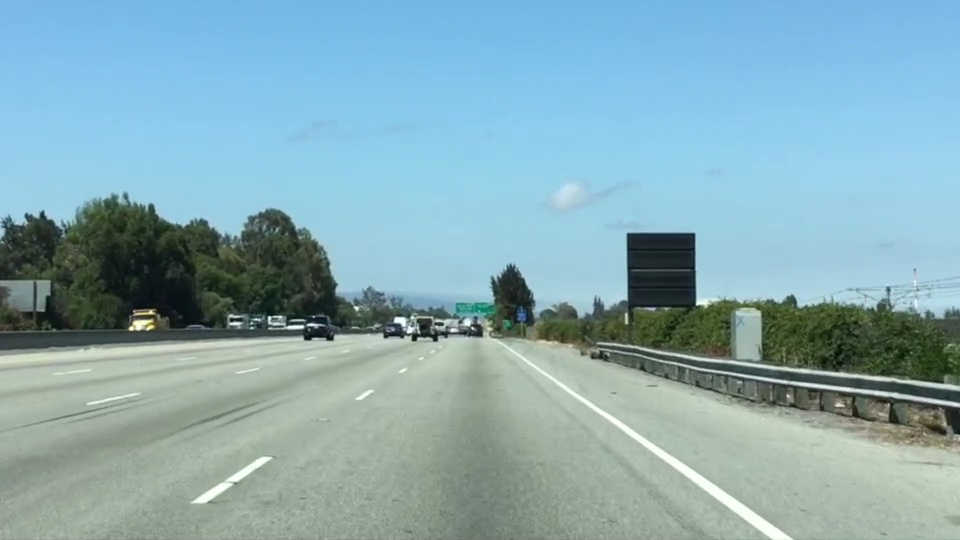
#> input picture computer_vision_part_1/image_lane_c.jpg, 960 x 540 px, given in place of the camera
$ jupyter execute edge_detection_webcam.ipynb   (older library calls are emulated)   (text cells are left out)
#> lines starting #> are read from the running program, lines starting #| are printed output that depends on the picture; after the words box and inside, x2 and y2 are one past the last pixel; in counts of white or black regions, pixels touching at a corner belong together
#> further down, frame is the input picture: shape (540, 960, 3); mean B, G, R 179.2, 171.1, 135.5
[cell 1]
import sys

[cell 2]
import matplotlib.image as mpimg
import matplotlib.pyplot as plt
import numpy as np
import cv2

[cell 3]
# Get image from webcame and apply Canny method
def LiveCamEdgeDetection_canny(image_color):

    threshold_1 = 30
    threshold_2 = 80
    image_gray = cv2.cvtColor(image_color, cv2.COLOR_BGR2GRAY)
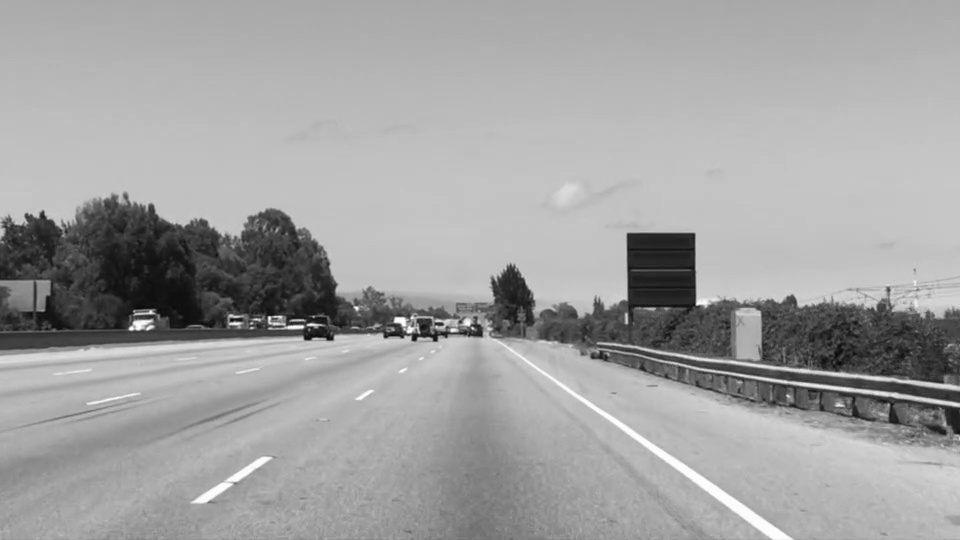
#> image_gray: shape (540, 960); min 6, max 254, mean 161.4
    canny = cv2.Canny(image_gray, threshold_1, threshold_2)
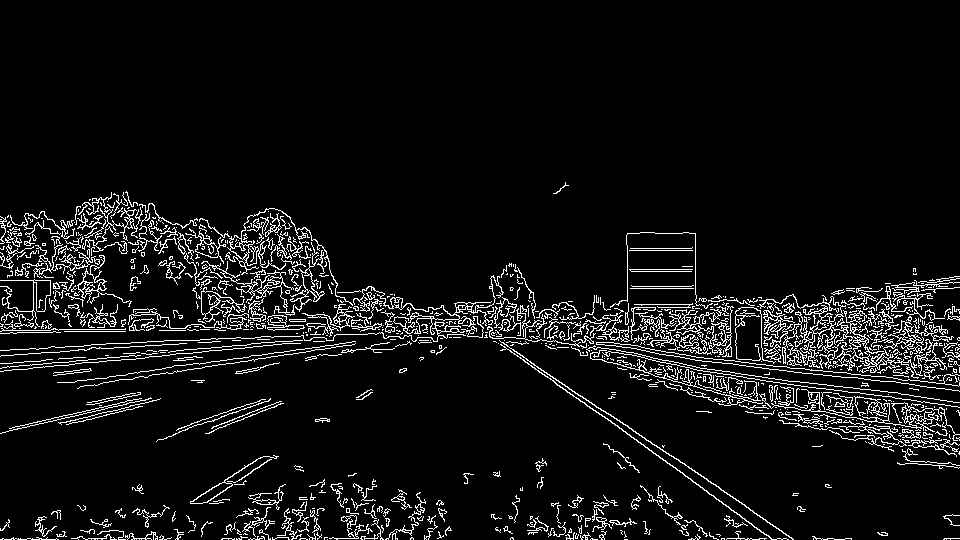
#> canny: shape (540, 960); 6.9% white in thin lines or dots, all inside (x1, y1, x2, y2) = (0, 182, 960, 540)

    return canny

[cell 4]
def LiveCamEdgeDetection_Laplace(image_color):

    image_gray = cv2.cvtColor(image_color, cv2.COLOR_BGR2GRAY)
    laplacian = cv2.Laplacian(image_gray, cv2.CV_64F)
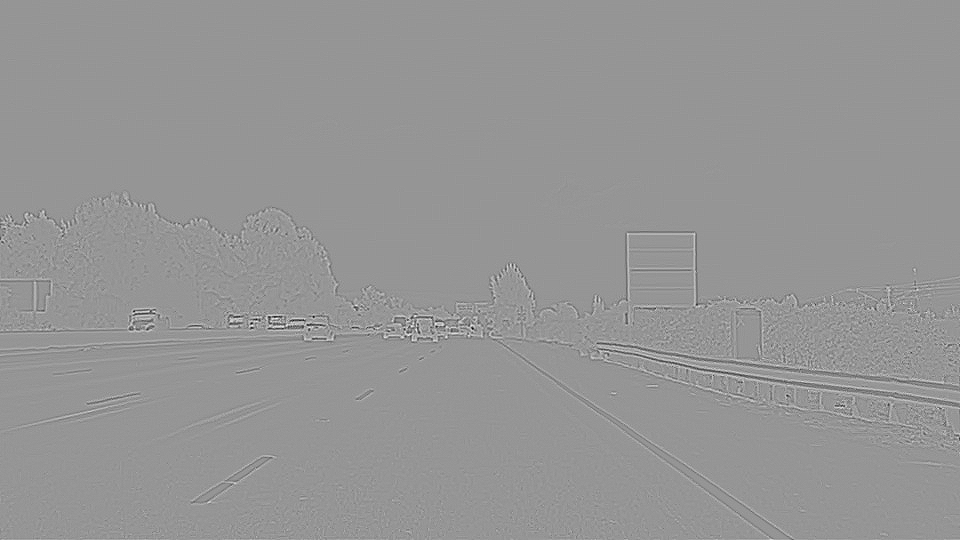
#> laplacian: shape (540, 960) float64; min -213, max 150, mean 0; drawn with min black and max white

    return laplacian

[cell 5]
def LiveCamEdgeDetection_sobely(image_color):

    image_gray = cv2.cvtColor(image_color, cv2.COLOR_BGR2GRAY)
    y_sobel = cv2.Sobel(image_gray, cv2.CV_64F, 1, 0, ksize = 7)

    return y_sobel

[cell 6]
def LiveCamEdgeDetection_sobelx(image_color):

    image_gray = cv2.cvtColor(image_color, cv2.COLOR_BGR2GRAY)
    x_sobel = cv2.Sobel(image_gray, cv2.CV_64F, 0, 1, ksize = 7)

    return x_sobel

[cell 7]
cap = cv2.VideoCapture(0)

while True:
    ret, frame = cap.read() # Cap.read() returns a ret bool to indicate success.
    cv2.imshow('Canny Method', LiveCamEdgeDetection_canny(frame)) # Canny Method
    cv2.imshow('Laplace Method', LiveCamEdgeDetection_Laplace(frame)) # Laplace Method
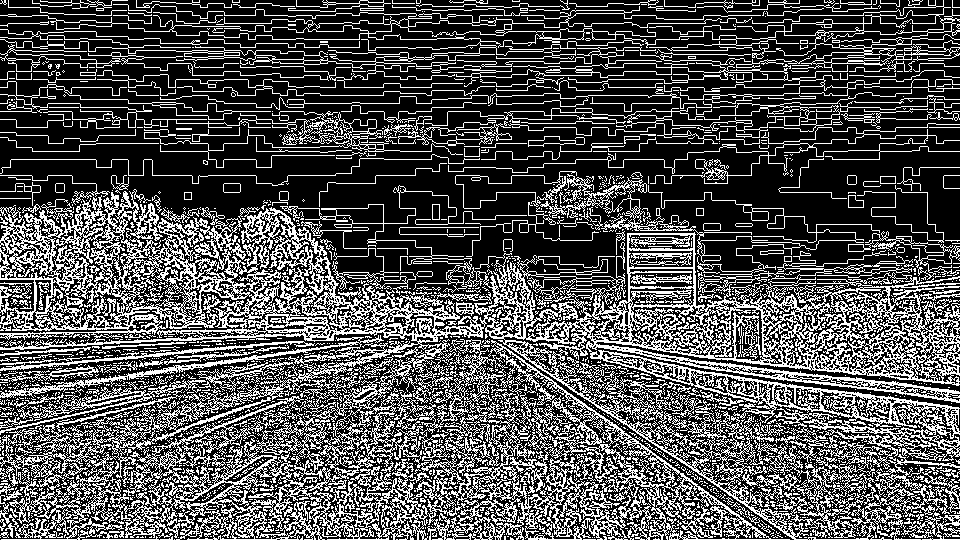
#> window 'Laplace Method': shape (540, 960); 31.8% white in thin lines or dots
    cv2.imshow('Sobel X', LiveCamEdgeDetection_sobelx(frame)) # Sobel - X axis
#> in LiveCamEdgeDetection_sobelx, `x_sobel = cv2.Sobel(image_gray, cv2.CV_64F, 0, 1, ksize = 7)`:
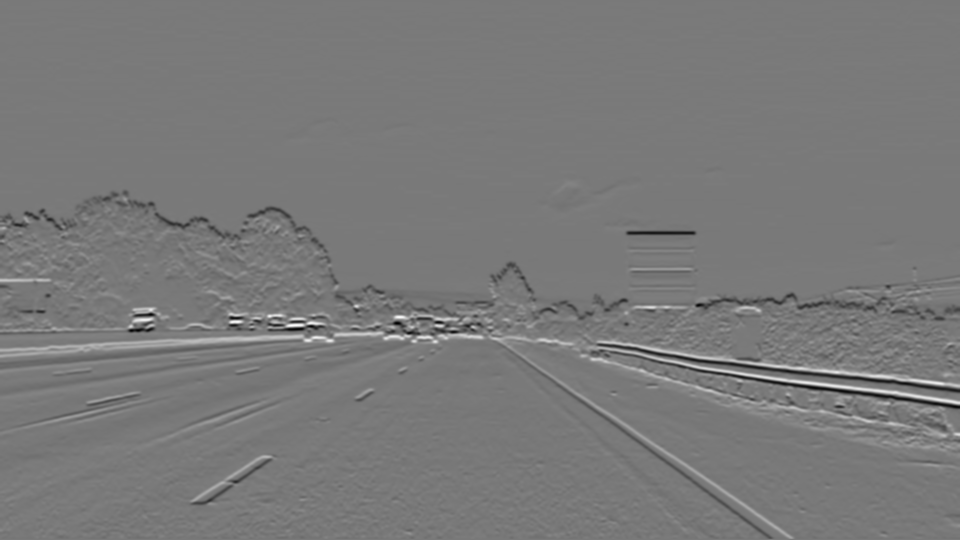
#> x_sobel: shape (540, 960) float64; min -111955, max 122470, mean -50.2; drawn with min black and max white
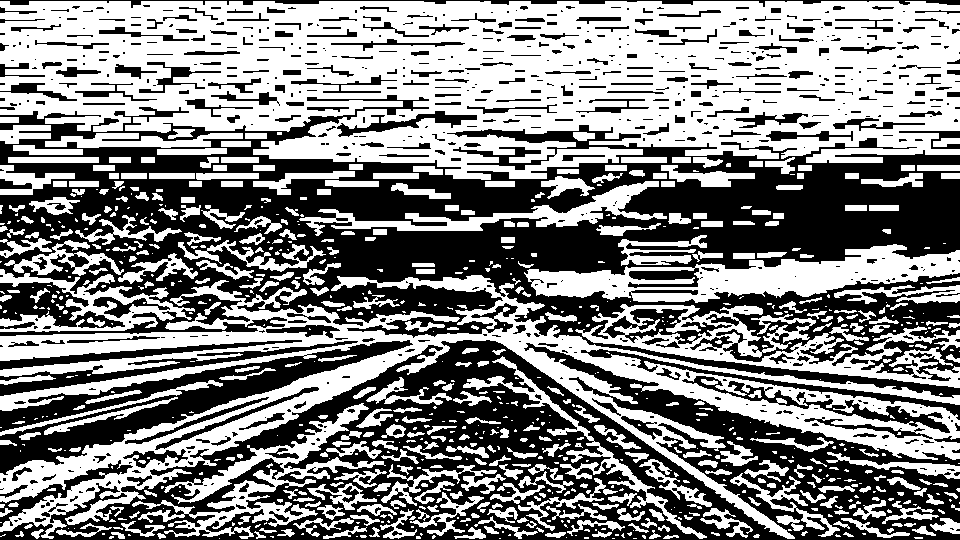
#> window 'Sobel X': shape (540, 960); 52% white; 725 black regions (415 under 20 px), largest, box (x1, y1, x2, y2) and area: (0, 95, 960, 398) 116803, (0, 340, 960, 540) 71501, (0, 340, 413, 475) 12974
    cv2.imshow('Sobel Y', LiveCamEdgeDetection_sobely(frame)) # Sovel - Y axis
#> in LiveCamEdgeDetection_sobely, `y_sobel = cv2.Sobel(image_gray, cv2.CV_64F, 1, 0, ksize = 7)`:
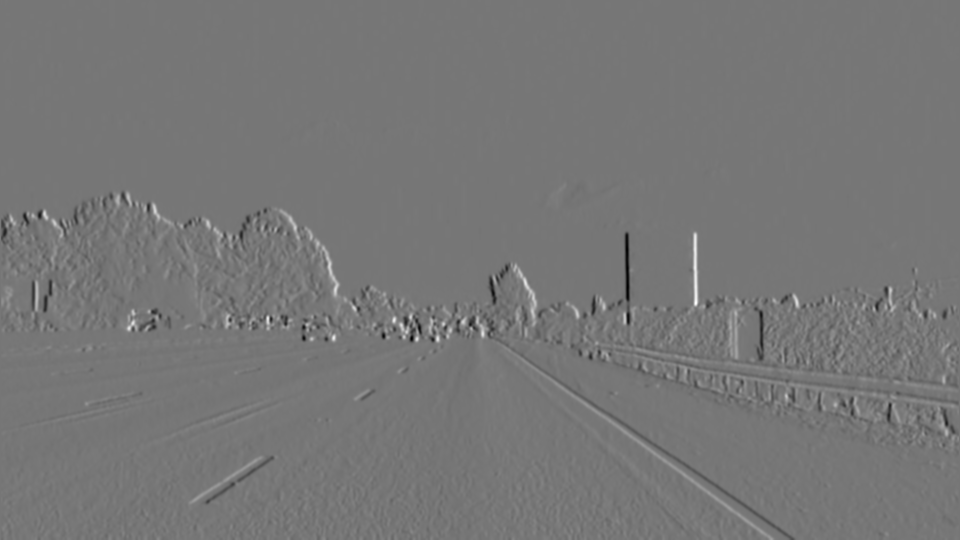
#> y_sobel: shape (540, 960) float64; min -99523, max 113784, mean 20.4; drawn with min black and max white
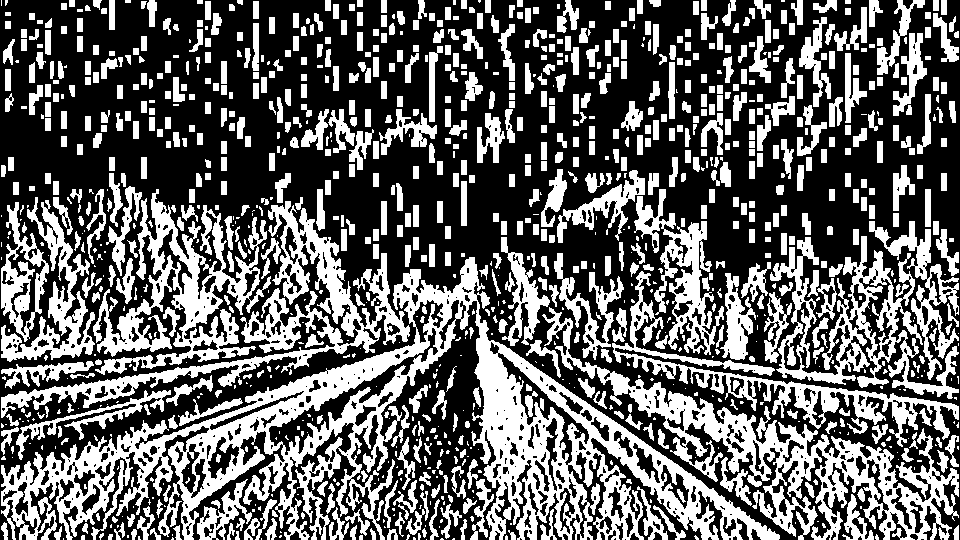
#> window 'Sobel Y': shape (540, 960); 39% white; 1131 white regions (389 under 20 px), largest, box (x1, y1, x2, y2) and area: (1, 257, 780, 540) 47423, (542, 307, 959, 540) 16145, (1, 201, 410, 418) 11723
    cv2.imshow('Webcam Video', frame)
    if cv2.waitKey(1) == 13: #13 Enter Key
#> (key Esc is pressed here)
        break

cap.release() # camera release
cv2.destroyAllWindows()
